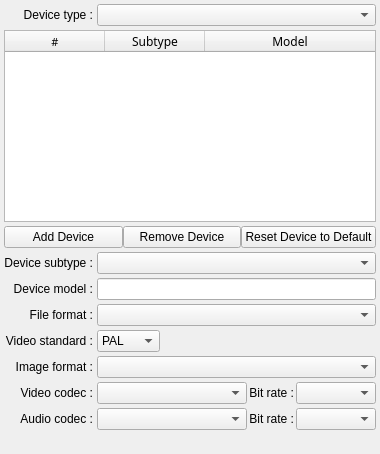
     <widget class="QWidget" name="TabManageDatabase">
      <attribute name="title">
       <string>Manage Device Database</string>
      </attribute>
      <layout class="QGridLayout" name="gridLayout_7">
       <property name="margin">
        <number>4</number>
       </property>
       <property name="spacing">
        <number>4</number>
       </property>
       <item row="2" column="0" colspan="2">
        <widget class="QTableWidget" name="TableDevice">
         <property name="font">
          <font>
           <pointsize>9</pointsize>
          </font>
         </property>
         <property name="editTriggers">
          <set>QAbstractItemView::NoEditTriggers</set>
         </property>
         <property name="showDropIndicator" stdset="0">
          <bool>false</bool>
         </property>
         <property name="dragDropOverwriteMode">
          <bool>false</bool>
         </property>
         <property name="selectionMode">
          <enum>QAbstractItemView::SingleSelection</enum>
         </property>
         <property name="selectionBehavior">
          <enum>QAbstractItemView::SelectRows</enum>
         </property>
         <property name="verticalScrollMode">
          <enum>QAbstractItemView::ScrollPerItem</enum>
         </property>
         <property name="horizontalScrollMode">
          <enum>QAbstractItemView::ScrollPerPixel</enum>
         </property>
         <property name="sortingEnabled">
          <bool>true</bool>
         </property>
         <property name="wordWrap">
          <bool>false</bool>
         </property>
         <property name="cornerButtonEnabled">
          <bool>false</bool>
         </property>
         <attribute name="horizontalHeaderHighlightSections">
          <bool>false</bool>
         </attribute>
         <attribute name="horizontalHeaderStretchLastSection">
          <bool>true</bool>
         </attribute>
         <attribute name="verticalHeaderVisible">
          <bool>false</bool>
         </attribute>
         <column>
          <property name="text">
           <string notr="true">#</string>
          </property>
          <property name="font">
           <font>
            <family>Sans Serif</family>
            <pointsize>8</pointsize>
           </font>
          </property>
         </column>
         <column>
          <property name="text">
           <string>Subtype</string>
          </property>
          <property name="font">
           <font>
            <family>Sans Serif</family>
            <pointsize>9</pointsize>
           </font>
          </property>
         </column>
         <column>
          <property name="text">
           <string>Model</string>
          </property>
          <property name="font">
           <font>
            <family>Sans Serif</family>
            <pointsize>9</pointsize>
           </font>
          </property>
         </column>
        </widget>
       </item>
       <item row="10" column="0">
        <widget class="QLabel" name="StandardLabel">
         <property name="text">
          <string>Video standard :</string>
         </property>
         <property name="alignment">
          <set>Qt::AlignRight|Qt::AlignTrailing|Qt::AlignVCenter</set>
         </property>
        </widget>
       </item>
       <item row="10" column="1">
        <layout class="QHBoxLayout" name="horizontalLayout_11">
         <property name="spacing">
          <number>2</number>
         </property>
         <item>
          <widget class="QComboBox" name="DBStandardCB">
           <property name="toolTip">
            <string>Select the video standard to use, PAL or NTSC.</string>
           </property>
           <item>
            <property name="text">
             <string>PAL</string>
            </property>
           </item>
           <item>
            <property name="text">
             <string>NTSC</string>
            </property>
           </item>
          </widget>
         </item>
         <item>
          <spacer name="horizontalSpacer_7">
           <property name="orientation">
            <enum>Qt::Horizontal</enum>
           </property>
           <property name="sizeHint" stdset="0">
            <size>
             <width>40</width>
             <height>20</height>
            </size>
           </property>
          </spacer>
         </item>
        </layout>
       </item>
       <item row="11" column="0">
        <widget class="QLabel" name="ImageSizeLabel">
         <property name="text">
          <string>Image format :</string>
         </property>
         <property name="alignment">
          <set>Qt::AlignRight|Qt::AlignTrailing|Qt::AlignVCenter</set>
         </property>
        </widget>
       </item>
       <item row="11" column="1">
        <layout class="QHBoxLayout" name="horizontalLayout_6">
         <property name="spacing">
          <number>2</number>
         </property>
         <item>
          <widget class="QComboBox" name="DBImageSizeCombo">
           <property name="toolTip">
            <string>Select the image resolution to use for the rendering.</string>
           </property>
           <property name="currentIndex">
            <number>-1</number>
           </property>
          </widget>
         </item>
        </layout>
       </item>
       <item row="12" column="0">
        <widget class="QLabel" name="VideoFormatLabel">
         <property name="text">
          <string>Video codec :</string>
         </property>
         <property name="alignment">
          <set>Qt::AlignRight|Qt::AlignTrailing|Qt::AlignVCenter</set>
         </property>
        </widget>
       </item>
       <item row="12" column="1">
        <layout class="QHBoxLayout" name="horizontalLayout_9">
         <property name="spacing">
          <number>2</number>
         </property>
         <item>
          <widget class="QComboBox" name="DBVideoFormatCB">
           <property name="minimumSize">
            <size>
             <width>150</width>
             <height>0</height>
            </size>
           </property>
           <property name="toolTip">
            <string>Select the video codec to use for the rendering.</string>
           </property>
          </widget>
         </item>
         <item>
          <widget class="QLabel" name="VideoBitRateLabel">
           <property name="sizePolicy">
            <sizepolicy hsizetype="Expanding" vsizetype="Preferred">
             <horstretch>0</horstretch>
             <verstretch>0</verstretch>
            </sizepolicy>
           </property>
           <property name="text">
            <string>Bit rate :</string>
           </property>
           <property name="alignment">
            <set>Qt::AlignRight|Qt::AlignTrailing|Qt::AlignVCenter</set>
           </property>
          </widget>
         </item>
         <item>
          <widget class="QComboBox" name="DBVideoBitRateCB">
           <property name="minimumSize">
            <size>
             <width>80</width>
             <height>0</height>
            </size>
           </property>
           <property name="maximumSize">
            <size>
             <width>80</width>
             <height>16777215</height>
            </size>
           </property>
           <property name="toolTip">
            <string>Select the bit rate to use for video during the rendering.</string>
           </property>
          </widget>
         </item>
        </layout>
       </item>
       <item row="13" column="0">
        <widget class="QLabel" name="AudioFormatLabel">
         <property name="text">
          <string>Audio codec :</string>
         </property>
         <property name="alignment">
          <set>Qt::AlignRight|Qt::AlignTrailing|Qt::AlignVCenter</set>
         </property>
        </widget>
       </item>
       <item row="13" column="1">
        <layout class="QHBoxLayout" name="horizontalLayout_12">
         <property name="spacing">
          <number>2</number>
         </property>
         <item>
          <widget class="QComboBox" name="DBAudioFormatCB">
           <property name="minimumSize">
            <size>
             <width>150</width>
             <height>0</height>
            </size>
           </property>
           <property name="toolTip">
            <string>Select the audio codec to use for the rendering.</string>
           </property>
          </widget>
         </item>
         <item>
          <widget class="QLabel" name="AudioBitRateLabel">
           <property name="text">
            <string>Bit rate :</string>
           </property>
           <property name="alignment">
            <set>Qt::AlignRight|Qt::AlignTrailing|Qt::AlignVCenter</set>
           </property>
          </widget>
         </item>
         <item>
          <widget class="QComboBox" name="DBAudioBitRateCB">
           <property name="minimumSize">
            <size>
             <width>80</width>
             <height>0</height>
            </size>
           </property>
           <property name="maximumSize">
            <size>
             <width>80</width>
             <height>16777215</height>
            </size>
           </property>
           <property name="toolTip">
            <string>Select the bit rate to use for audio during the rendering.</string>
           </property>
          </widget>
         </item>
        </layout>
       </item>
       <item row="8" column="0">
        <widget class="QLabel" name="DeviceModelLabel">
         <property name="text">
          <string>Device model :</string>
         </property>
         <property name="alignment">
          <set>Qt::AlignRight|Qt::AlignTrailing|Qt::AlignVCenter</set>
         </property>
        </widget>
       </item>
       <item row="8" column="1">
        <widget class="QLineEdit" name="DBDeviceModelED">
         <property name="toolTip">
          <string>Enter here the name of the equipment (free text field).</string>
         </property>
        </widget>
       </item>
       <item row="3" column="0" colspan="2">
        <layout class="QHBoxLayout" name="horizontalLayout_3">
         <property name="spacing">
          <number>0</number>
         </property>
         <property name="margin">
          <number>0</number>
         </property>
         <item>
          <widget class="QPushButton" name="DBAddDevice">
           <property name="toolTip">
            <string>Create a new equipment which comes to be added in the database.</string>
           </property>
           <property name="text">
            <string>Add Device</string>
           </property>
           <property name="icon">
            <iconset>
             <normaloff>img/db_add.png</normaloff>img/db_add.png</iconset>
           </property>
          </widget>
         </item>
         <item>
          <widget class="QPushButton" name="DBRemoveBT">
           <property name="toolTip">
            <string>Delete current equipment.</string>
           </property>
           <property name="text">
            <string>Remove Device</string>
           </property>
           <property name="icon">
            <iconset>
             <normaloff>img/db_remove.png</normaloff>img/db_remove.png</iconset>
           </property>
          </widget>
         </item>
         <item>
          <widget class="QPushButton" name="DBResetBT">
           <property name="toolTip">
            <string>Cancel the modifications that you made on an equipment defined in the default ffDiaporama database</string>
           </property>
           <property name="text">
            <string>Reset Device to Default</string>
           </property>
           <property name="icon">
            <iconset>
             <normaloff>img/db_status.png</normaloff>img/db_status.png</iconset>
           </property>
          </widget>
         </item>
        </layout>
       </item>
       <item row="1" column="0">
        <widget class="QLabel" name="DeviceTypeLabel">
         <property name="text">
          <string>Device type :</string>
         </property>
         <property name="alignment">
          <set>Qt::AlignRight|Qt::AlignTrailing|Qt::AlignVCenter</set>
         </property>
        </widget>
       </item>
       <item row="1" column="1">
        <widget class="QComboBox" name="DBDeviceTypeCB">
         <property name="toolTip">
          <string>Select the type of equipment to be shown in the list.</string>
         </property>
        </widget>
       </item>
       <item row="7" column="1">
        <widget class="QComboBox" name="DBDeviceSubtypeCB">
         <property name="toolTip">
          <string>Select the category in which is classified the equipment.</string>
         </property>
        </widget>
       </item>
       <item row="7" column="0">
        <widget class="QLabel" name="label_32">
         <property name="text">
          <string>Device subtype :</string>
         </property>
         <property name="alignment">
          <set>Qt::AlignRight|Qt::AlignTrailing|Qt::AlignVCenter</set>
         </property>
        </widget>
       </item>
       <item row="9" column="0">
        <widget class="QLabel" name="FileFormatLabel">
         <property name="text">
          <string>File format :</string>
         </property>
         <property name="alignment">
          <set>Qt::AlignRight|Qt::AlignTrailing|Qt::AlignVCenter</set>
         </property>
        </widget>
       </item>
       <item row="9" column="1">
        <widget class="QComboBox" name="DBFileFormatCB">
         <property name="sizePolicy">
          <sizepolicy hsizetype="Preferred" vsizetype="Fixed">
           <horstretch>0</horstretch>
           <verstretch>0</verstretch>
          </sizepolicy>
         </property>
         <property name="toolTip">
          <string>Select the file type to use for the rendering.</string>
         </property>
        </widget>
       </item>
       <item row="14" column="1">
        <layout class="QHBoxLayout" name="horizontalLayout_14">
         <property name="spacing">
          <number>0</number>
         </property>
         <property name="margin">
          <number>0</number>
         </property>
         <item>
          <spacer name="horizontalSpacer_9">
           <property name="orientation">
            <enum>Qt::Horizontal</enum>
           </property>
           <property name="sizeHint" stdset="0">
            <size>
             <width>40</width>
             <height>20</height>
            </size>
           </property>
          </spacer>
         </item>
        </layout>
       </item>
      </layout>
     </widget>
